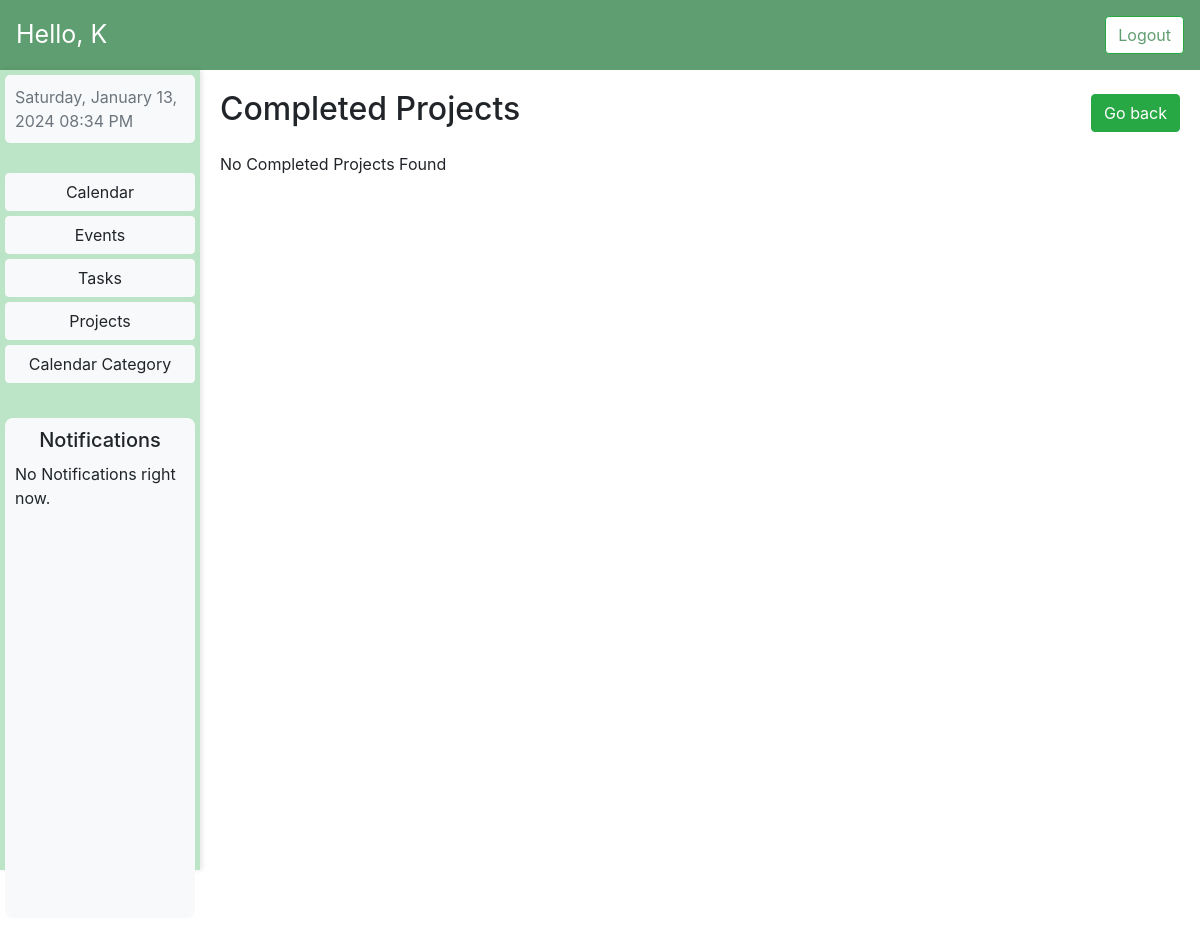
Before: /completed_projects/ (signed in) with the older database file.
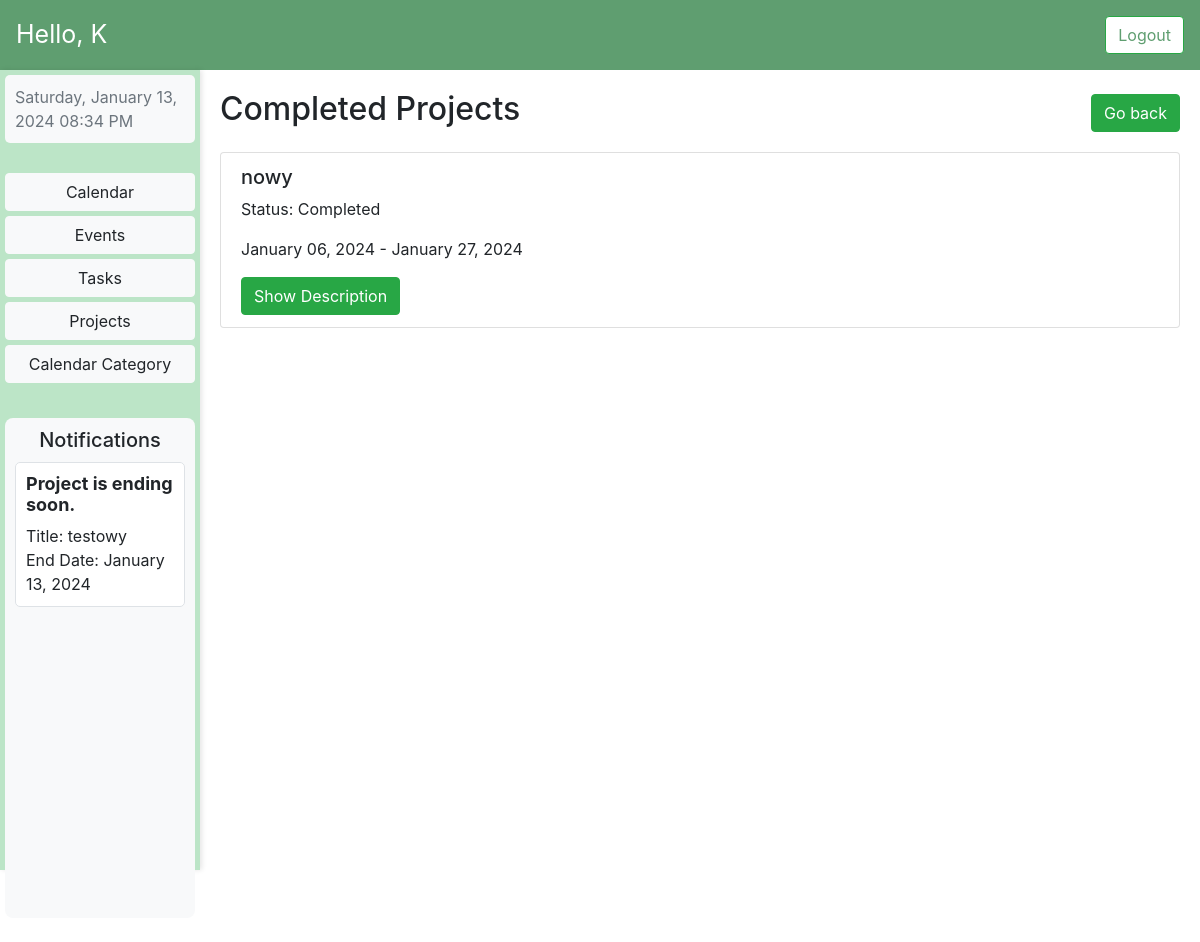
After: the same page with the newer database file.
### MyCalendar/models.py (models this page shows)
class Project(models.Model):
    user = models.ForeignKey(User, on_delete=models.CASCADE)
    title = models.CharField(max_length=200)
    description = models.TextField(blank=True)
    start_date = models.DateField()
    end_date = models.DateField()
    completed = models.BooleanField(default=False)

### MyCalendar/views.py (the view)
# urls.py: path('completed_projects/', completed_projects_view, name='completed_projects'),
def completed_projects_view(request):
    completed_projects = Project.objects.filter(completed=True, user=request.user)
    return render(request, 'completed_projects.html', {'completed_projects': completed_projects})

### MyCalendar/context_processors.py (called while the page is built, shortened)
def global_notifications(request):
    notifications = []
    if request.user.is_authenticated:
        projects = Project.objects.filter(user=request.user, completed=False)
        current_date = timezone.now().date()
        for project in projects:
            if project.end_date and current_date <= project.end_date <= current_date + timedelta(days=1):
                notification = {
                    'title': 'Project is ending soon.',
                    'content': f'Title: {project.title} <br> End Date: {project.end_date.strftime("%B %d, %Y")}',
                }
                notifications.append(notification)
        events = Event.objects.filter(user=request.user, end_date__gte=timezone.now(), start_date__gte=timezone.now())
    return {'global_notifications': notifications}

### templates/completed_projects.html (shortened to what this page needs)
{% extends 'dashboard.html' %}
{% load static %}
{% block styles %}
    <link rel="stylesheet" type="text/css" href="{% static 'css/dashboard.css' %}">
{% endblock %}
{% block dynamic_content %}
    <div class="row">
        <div class="col-md-12 mar">
            <div class="d-flex justify-content-between align-items-center mb-3">
                <h2 class="mr-auto">Completed Projects</h2>
                <a href="{% url 'projects' %}" class="btn btn-success">Go back</a>
            </div>
            <ul class="list-group">
                {% for project in completed_projects %}
                    <li class="list-group-item">
                        <div class="d-flex justify-content-between align-items-center">
                            <div>
                                <h5>{{ project.title }}</h5>
                                <p>Status: Completed</p>
                                <p>{{ project.start_date|date:"F d, Y" }} - {{ project.end_date|date:"F d, Y" }}</p>
                                {% if project.description %}
                                    <button class="btn btn-success show-description-btn" data-project-id="{{ project.id }}">
                                        Show Description
                                    </button>
                                {% endif %}
                            </div>
                        </div>
                    </li>
                {% empty %}
                    <p>No Completed Projects Found</p>
                {% endfor %}
            </ul>
        </div>
    </div>
{% endblock %}

### templates/dashboard.html (shortened to what this page needs)
{% extends 'base.html' %}
{% load static %}
{% block content %}
    <nav class="navbar navbar-expand-lg navbar-light" style="background-color: #5F9E70;">
        <span class="navbar-text text-white" style="font-size: 25px;">
            Hello, {{ request.user.username }}
        </span>
        <div class="collapse navbar-collapse" id="navbarNav">
            <ul class="navbar-nav ml-auto">
                <li class="nav-item">
                    <form method="post" action="{% url 'logout' %}" class="d-flex">
                        <button type="submit" class="btn btn-success btn-block" style="background-color: white; color: #5F9E70;">Logout</button>
                    </form>
                </li>
            </ul>
        </div>
    </nav>
    <div class="container-fluid">
        <div class="row">
            <div class="col-md-2 custom-background">
                <div id="datetime-info" class="text-muted"></div>
                <div class="vertical-menu ">
                    <a href="{% url 'dashboard' %}" class="btn btn-light">Calendar</a>
                    <a href="{% url 'events' %}" class="btn btn-light">Events</a>
                    <a href="{% url 'task_list' %}" class="btn btn-light">Tasks</a>
                    <a href="{% url 'projects' %}" class="btn btn-light">Projects</a>
                    <a href="{% url 'category_list' %}" class="btn btn-light">Calendar Category</a>
                    <div class="notification-box">
                        <div class="notification-header">
                            <h5>Notifications</h5>
                        </div>
                        <div class="notification-items" id="notification-items">
                        {% for notification in global_notifications %}
                            <div class="notification-item">
                                <h5 style="font-weight: bold; font-size: 18px;">{{ notification.title }}</h5>
                                <p>{{ notification.content|safe }}</p>
                            </div>
                        {% empty %}
                            <p>No Notifications right now.</p>
                        {% endfor %}
                    </div>
                    </div>
                </div>
            </div>
            <div class="col-md-10">
                {% block dynamic_content %}
                {% endblock %}
            </div>
        </div>
    </div>
{% endblock %}

### templates/base.html (shortened to what this page needs)
{% load static %}
<!doctype html>
<html lang="en">
<head>
  <link rel="stylesheet" href="https://maxcdn.bootstrapcdn.com/bootstrap/4.0.0/css/bootstrap.min.css">
  <link rel="stylesheet" href="https://use.fontawesome.com/releases/v5.0.10/css/all.css">{% block styles %}
  {% endblock %}
</head>
<body>
  {% block content %}
  {% endblock %}
</body>
</html>

### static/css/dashboard.css (style rules this page uses)
html { width: 100%; height: 100%; margin: 0; padding: 0; }
body { margin: 0; padding: 0; height: 100%; overflow: hidden; }
#datetime-info { background-color: #f8f9fa; padding: 10px; border-radius: 5px; }
.container-fluid, .row { height: 100%; }
.custom-background { background-color: rgba(122, 204, 144, 0.5); padding: 5px; box-shadow: 2px 0 5px rgba(0, 0, 0, 0.1); height: 100%; }
.vertical-menu { margin-top: 30px; display: flex; flex-direction: column; }
.vertical-menu a { margin-bottom: 5px; }
.mar { padding: 20px; }
.notification-box { background-color: #f8f9fa; border-radius: 8px; padding: 10px; height: 500px; margin-bottom: 5%; margin-top: 30px; }
.notification-header { text-align: center; margin-bottom: 10px; }
.notification-item p { margin: 0; }
.notification-items { height: 100%; overflow-y: auto; }
.notification-item { background-color: #fff; border: 1px solid #dee2e6; border-radius: 5px; padding: 10px; margin-bottom: 10px; }

Changed rows visible on the page:
added Project: title "nowy", start_date "January 06, 2024", end_date "January 27, 2024"
Other visible differences:
new list line: "Project is ending soon. Title: testowy End Date: January 13, 2024"
text no longer shown: "No Notifications right now. No Completed Projects Found"
